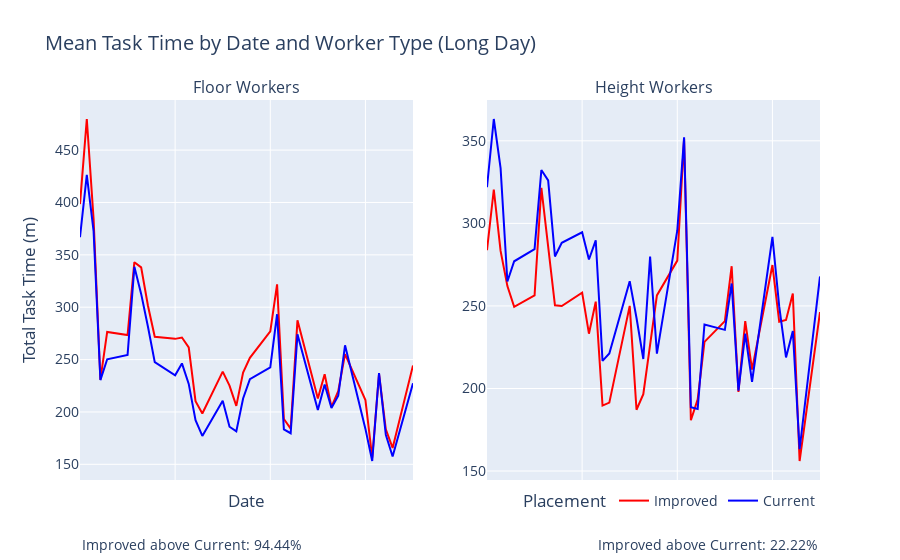

The notebook cell this image was saved under:
### Code cell
# create a plot with two subplots, one for each worker_type, showing the mean_task_time for each date, with the positions as the color
# add a title and legend
fig = make_subplots(rows=1, cols=2, subplot_titles=['Floor Workers', 'Height Workers'], shared_yaxes=False)

floor_workers_subplot_df = worker_type_df[worker_type_df['worker_type'] == 'floor']
height_workers_subplot_df = worker_type_df[worker_type_df['worker_type'] == 'height']

x = 0
for df in [floor_workers_subplot_df, height_workers_subplot_df]:
    df = df.reset_index().drop('worker_type', axis=1)
    # if 'positions' == 'Current', make the 'mean_task_time' column negative
    df.loc[df['positions'] == 'Current', 'mean_task_time'] = -df.loc[df['positions'] == 'Current', 'mean_task_time']
    # group by date and sum the mean_task_time column
    df = df.groupby('date')['mean_task_time'].sum().reset_index()
    # add a new column called 'improved_better' which will be True if the mean_task_time column is positive and False otherwise
    df['improved_better'] = df['mean_task_time'] > 0
    # save the percentage of True values in improved_better to a variable called 'improved_better_percentage'
    improvement_delta = df['mean_task_time'].mean()
    improved_better_percentage = df['improved_better'].mean()
    
    fig.add_annotation(x=x, y=-0.2, xref='paper', yref='paper', text=f'Improved above Current: {improved_better_percentage:.2%}', showarrow=False, font=dict(size=14))
    fig.add_annotation(x=x, y=-0.3, xref='paper', yref='paper', text=f'Mean delta: {round(improvement_delta,2)}', showarrow=False, font=dict(size=14))
    x += 1


fig.add_trace(go.Scatter(x=floor_workers_subplot_df[floor_workers_subplot_df['positions'] == 'Improved']['date'], y=floor_workers_subplot_df[floor_workers_subplot_df['positions'] == 'Improved']['mean_task_time'], mode='lines', name='Improved', line=dict(color='red')), row=1, col=1)
fig.add_trace(go.Scatter(x=floor_workers_subplot_df[floor_workers_subplot_df['positions'] == 'Current']['date'], y=floor_workers_subplot_df[floor_workers_subplot_df['positions'] == 'Current']['mean_task_time'], mode='lines', name='Current', line=dict(color='blue')), row=1, col=1)
fig.add_trace(go.Scatter(x=height_workers_subplot_df[height_workers_subplot_df['positions'] == 'Improved']['date'], y=height_workers_subplot_df[height_workers_subplot_df['positions'] == 'Improved']['mean_task_time'], mode='lines', name='Improved', line=dict(color='red')), row=1, col=2)
fig.add_trace(go.Scatter(x=height_workers_subplot_df[height_workers_subplot_df['positions'] == 'Current']['date'], y=height_workers_subplot_df[height_workers_subplot_df['positions'] == 'Current']['mean_task_time'], mode='lines', name='Current', line=dict(color='blue')), row=1, col=2)
fig.update_layout(title='Mean Task Time by Date and Worker Type (Long Day)', xaxis_title='Date', yaxis_title='Total Task Time (m)', legend_title='Placement', legend=dict(orientation='h', yanchor='bottom', y=-0.1, xanchor='right', x=1), font=dict(size=14))

# change legend to include only one value of 'Improved' in blue and 'Current' in red
for i in range(2, 4):
    fig['data'][i]['showlegend'] = False

fig.update_xaxes(showticklabels=False)
fig.show()

# export the fig to a png file under the ./graphs/ folder
fig.write_image('./graphs/mean_task_time_by_date_and_worker_type.png', width=800, height=400)

### Figure 1 — Plotly figure (JSON) as saved in the notebook; plotly's stock layout.template omitted (floating-point values rounded to 4 significant figures)
{"data": [{"line": {"color": "red"}, "mode": "lines", "name": "Improved", "type": "scatter", "x": ["2021-01-03", "2021-01-04", "2021-01-05", "2021-01-06", "2021-01-07", "2021-01-10", "2021-01-11", "2021-01-12", "2021-01-13", "2021-01-14", "2021-01-17", "2021-01-18", "2021-01-19", "2021-01-20", "2021-01-21", "2021-01-24", "2021-01-25", "2021-01-26", "2021-01-27", "2021-01-28", "2021-01-31", "2021-02-01", "2021-02-02", "2021-02-03", "2021-02-04", "2021-02-07", "2021-02-08", "2021-02-09", "2021-02-10", "2021-02-11", "2021-02-14", "2021-02-15", "2021-02-16", "2021-02-17", "2021-02-18", "2021-02-21"], "xaxis": "x", "y": [398.5, 479.7, 384.2, 230.9, 276.4, 273.4, 343.0, 338.0, 301.4, 271.8, 269.8, 271.0, 261.6, 210.3, 198.6, 238.5, 225.1, 205.8, 237.6, 251.7, 276.9, 321.9, 193.3, 184.0, 287.4, 212.9, 235.9, 204.8, 219.9, 255.3, 211.4, 156.3, 236.2, 183.4, 165.6, 244.4], "yaxis": "y"}, {"line": {"color": "blue"}, "mode": "lines", "name": "Current", "type": "scatter", "x": ["2021-01-03", "2021-01-04", "2021-01-05", "2021-01-06", "2021-01-07", "2021-01-10", "2021-01-11", "2021-01-12", "2021-01-13", "2021-01-14", "2021-01-17", "2021-01-18", "2021-01-19", "2021-01-20", "2021-01-21", "2021-01-24", "2021-01-25", "2021-01-26", "2021-01-27", "2021-01-28", "2021-01-31", "2021-02-01", "2021-02-02", "2021-02-03", "2021-02-04", "2021-02-07", "2021-02-08", "2021-02-09", "2021-02-10", "2021-02-11", "2021-02-14", "2021-02-15", "2021-02-16", "2021-02-17", "2021-02-18", "2021-02-21"], "xaxis": "x", "y": [366.8, 426.3, 372.7, 230.4, 250.3, 254.4, 338.6, 312.7, 281.4, 247.6, 235.0, 246.4, 226.8, 192.2, 177.1, 210.6, 185.9, 181.4, 212.8, 231.4, 242.4, 293.3, 183.4, 179.7, 274.1, 201.8, 226.2, 203.7, 215.4, 263.6, 183.8, 153.2, 237.1, 178.2, 157.4, 227.3], "yaxis": "y"}, {"line": {"color": "red"}, "mode": "lines", "name": "Improved", "showlegend": false, "type": "scatter", "x": ["2021-01-03", "2021-01-04", "2021-01-05", "2021-01-06", "2021-01-07", "2021-01-10", "2021-01-11", "2021-01-12", "2021-01-13", "2021-01-14", "2021-01-17", "2021-01-18", "2021-01-19", "2021-01-20", "2021-01-21", "2021-01-24", "2021-01-25", "2021-01-26", "2021-01-27", "2021-01-28", "2021-01-31", "2021-02-01", "2021-02-02", "2021-02-03", "2021-02-04", "2021-02-07", "2021-02-08", "2021-02-09", "2021-02-10", "2021-02-11", "2021-02-14", "2021-02-15", "2021-02-16", "2021-02-17", "2021-02-18", "2021-02-21"], "xaxis": "x2", "y": [283.8, 320.5, 283.3, 262.0, 249.5, 256.4, 321.5, 284.9, 250.4, 249.9, 258.0, 233.2, 252.6, 189.7, 191.5, 250.0, 187.1, 196.6, 226.7, 256.4, 277.4, 351.1, 180.8, 193.4, 228.2, 240.8, 274.1, 197.9, 240.9, 211.4, 274.8, 240.4, 241.6, 257.6, 156.1, 246.3], "yaxis": "y2"}, {"line": {"color": "blue"}, "mode": "lines", "name": "Current", "showlegend": false, "type": "scatter", "x": ["2021-01-03", "2021-01-04", "2021-01-05", "2021-01-06", "2021-01-07", "2021-01-10", "2021-01-11", "2021-01-12", "2021-01-13", "2021-01-14", "2021-01-17", "2021-01-18", "2021-01-19", "2021-01-20", "2021-01-21", "2021-01-24", "2021-01-25", "2021-01-26", "2021-01-27", "2021-01-28", "2021-01-31", "2021-02-01", "2021-02-02", "2021-02-03", "2021-02-04", "2021-02-07", "2021-02-08", "2021-02-09", "2021-02-10", "2021-02-11", "2021-02-14", "2021-02-15", "2021-02-16", "2021-02-17", "2021-02-18", "2021-02-21"], "xaxis": "x2", "y": [321.9, 363.2, 333.5, 264.8, 277.1, 284.4, 332.3, 326.1, 280.0, 288.2, 294.6, 278.1, 289.8, 216.7, 221.2, 265.0, 242.7, 217.9, 279.9, 221.1, 295.7, 352.2, 188.7, 187.6, 238.8, 235.5, 263.6, 198.7, 233.2, 204.1, 291.9, 249.7, 218.8, 234.8, 163.2, 267.9], "yaxis": "y2"}], "layout": {"annotations": [{"font": {"size": 16}, "showarrow": false, "text": "Floor Workers", "x": 0.225, "xanchor": "center", "xref": "paper", "y": 1, "yanchor": "bottom", "yref": "paper"}, {"font": {"size": 16}, "showarrow": false, "text": "Height Workers", "x": 0.775, "xanchor": "center", "xref": "paper", "y": 1, "yanchor": "bottom", "yref": "paper"}, {"font": {"size": 14}, "showarrow": false, "text": "Improved above Current: 94.44%", "x": 0, "xref": "paper", "y": -0.2, "yref": "paper"}, {"font": {"size": 14}, "showarrow": false, "text": "Mean delta: 18.19", "x": 0, "xref": "paper", "y": -0.3, "yref": "paper"}, {"font": {"size": 14}, "showarrow": false, "text": "Improved above Current: 22.22%", "x": 1, "xref": "paper", "y": -0.2, "yref": "paper"}, {"font": {"size": 14}, "showarrow": false, "text": "Mean delta: -16.83", "x": 1, "xref": "paper", "y": -0.3, "yref": "paper"}], "font": {"size": 14}, "legend": {"orientation": "h", "title": {"text": "Placement"}, "x": 1, "xanchor": "right", "y": -0.1, "yanchor": "bottom"}, "title": {"text": "Mean Task Time by Date and Worker Type (Long Day)"}, "xaxis": {"anchor": "y", "domain": [0, 0.45], "showticklabels": false, "title": {"text": "Date"}}, "xaxis2": {"anchor": "y2", "domain": [0.55, 1], "showticklabels": false}, "yaxis": {"anchor": "x", "domain": [0, 1], "title": {"text": "Total Task Time (m)"}}, "yaxis2": {"anchor": "x2", "domain": [0, 1]}}}
